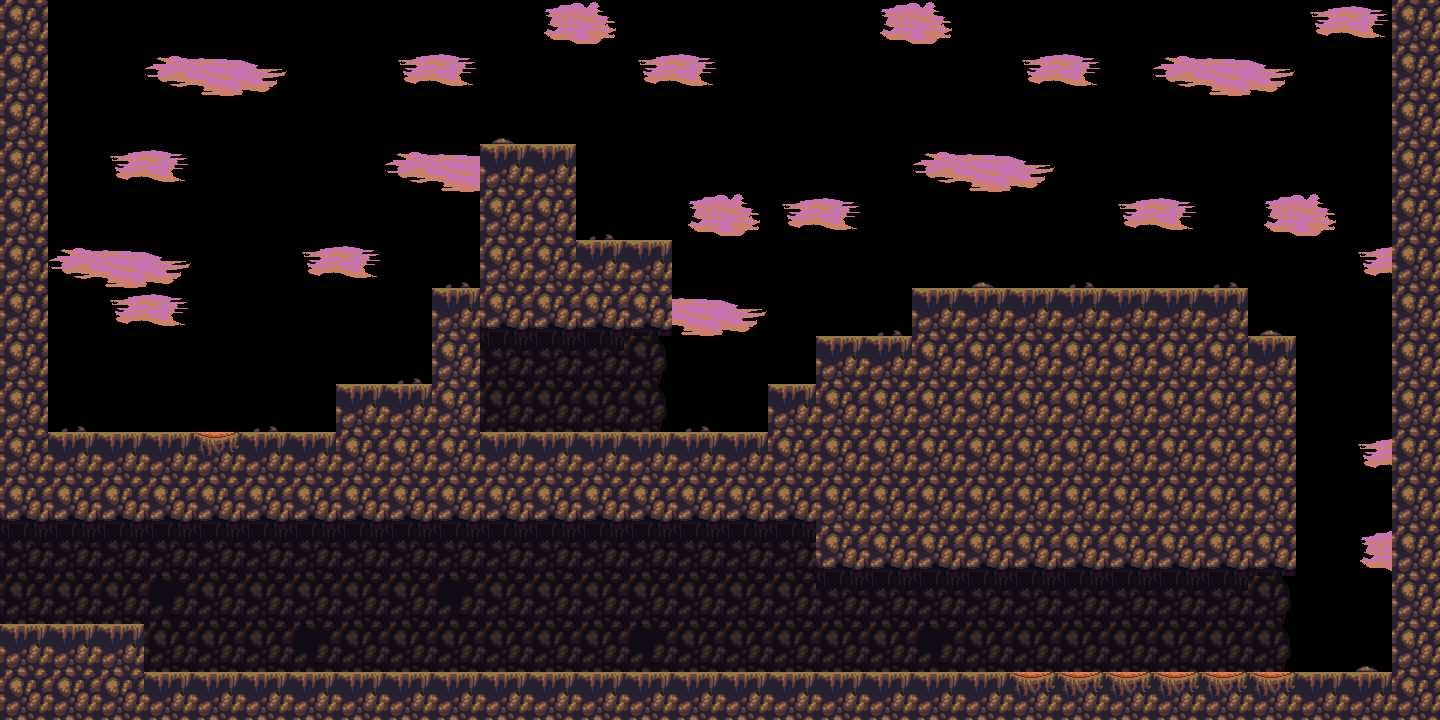

This is a level from a 2D game, rendered from its Tiled map with the project's own tilesets. A one-line summary and the complete map file follow:
An orthogonal 30x15 tile map with 48x48 px tiles, 2 tile layers (Background, Walls) and 10 objects (7x up, right, screen2, squid).

<map version="1.0" orientation="orthogonal" width="30" height="15" tilewidth="48" tileheight="48">
 <tileset firstgid="1" name="tiles" tilewidth="48" tileheight="48">
  <image source="../graphics/tiles.png" width="480" height="480" />
 </tileset>
 <layer name="Background" width="30" height="15">
  <data encoding="csv">
4,4,4,4,4,4,4,4,4,4,4,5,6,4,4,4,4,4,5,6,4,4,4,4,4,4,4,7,8,4,
4,4,4,14,15,16,4,4,7,8,4,4,4,7,8,4,4,4,4,4,4,7,8,4,14,15,16,4,4,4,
6,4,4,4,4,4,4,4,4,4,18,4,4,4,4,4,4,4,4,4,4,4,4,4,4,4,4,4,4,4,
4,4,7,8,4,4,4,4,14,15,16,4,4,4,4,4,4,4,4,14,15,16,4,4,4,4,4,4,4,4,
4,4,4,4,4,4,4,4,4,4,4,4,17,4,5,6,7,8,4,4,4,4,4,7,8,4,5,6,4,4,
4,14,15,16,4,4,7,8,4,17,4,4,4,4,4,4,4,4,4,4,18,4,17,4,4,17,4,4,7,8,
4,4,7,8,4,4,4,4,4,5,6,4,4,14,15,16,4,4,17,4,4,4,4,4,4,4,18,4,4,4,
4,4,4,4,4,4,4,4,17,4,23,23,23,25,4,4,4,4,4,4,4,4,4,4,4,4,4,4,4,4,
4,17,4,4,4,17,4,4,4,4,12,12,12,25,17,4,4,4,4,4,4,4,4,4,4,4,4,4,4,4,
4,4,4,4,4,4,4,4,4,4,4,4,4,4,4,4,4,4,4,4,4,4,4,4,4,4,4,4,7,8,
4,4,4,4,4,4,4,4,4,4,4,4,4,4,4,4,4,4,4,4,4,4,4,4,4,4,4,4,4,4,
23,23,23,23,23,23,23,23,23,23,23,23,23,23,23,23,23,4,4,4,4,4,4,4,4,4,4,4,5,6,
12,12,12,22,12,12,12,12,12,22,12,12,12,12,12,12,12,23,23,23,23,23,23,23,23,23,25,4,4,4,
4,4,4,12,12,12,22,12,12,12,12,12,12,22,12,12,12,12,12,22,12,12,12,12,12,12,25,4,18,4,
4,4,4,4,4,4,4,4,4,4,4,4,4,4,4,4,4,4,4,4,4,4,4,4,4,4,4,4,4,4
</data>
 </layer>
 <layer name="Walls" width="30" height="15">
  <data encoding="csv">
2,0,0,0,0,0,0,0,0,0,0,0,0,0,0,0,0,0,0,0,0,0,0,0,0,0,0,0,0,2,
2,0,0,0,0,0,0,0,0,0,0,0,0,0,0,0,0,0,0,0,0,0,0,0,0,0,0,0,0,2,
2,0,0,0,0,0,0,0,0,0,0,0,0,0,0,0,0,0,0,0,0,0,0,0,0,0,0,0,0,2,
2,0,0,0,0,0,0,0,0,0,3,3,0,0,0,0,0,0,0,0,0,0,0,0,0,0,0,0,0,2,
2,0,0,0,0,0,0,0,0,0,2,2,0,0,0,0,0,0,0,0,0,0,0,0,0,0,0,0,0,2,
2,0,0,0,0,0,0,0,0,0,2,2,3,3,0,0,0,0,0,0,0,0,0,0,0,0,0,0,0,2,
2,0,0,0,0,0,0,0,0,3,13,13,13,13,0,0,0,0,0,3,3,3,3,3,3,3,0,0,0,2,
2,0,0,0,0,0,0,0,0,2,0,0,0,0,0,0,0,3,3,2,2,2,2,2,2,2,3,0,0,2,
2,0,0,0,0,0,0,3,3,2,0,0,0,0,0,0,3,2,2,2,2,2,2,2,2,2,2,0,0,2,
2,3,3,3,11,3,3,2,2,2,3,3,3,3,3,3,2,2,2,2,2,2,2,2,2,2,2,0,0,2,
13,13,13,13,13,13,13,13,13,13,13,13,13,13,13,13,13,2,2,2,2,2,2,2,2,2,2,0,0,2,
0,0,0,0,0,0,0,0,0,0,0,0,0,0,0,0,0,13,13,13,13,13,13,13,13,13,13,0,0,2,
0,0,0,0,0,0,0,0,0,0,0,0,0,0,0,0,0,0,0,0,0,0,0,0,0,0,0,0,0,2,
3,3,3,0,0,0,0,0,0,0,0,0,0,0,0,0,0,0,0,0,0,0,0,0,0,0,0,0,0,2,
2,2,2,3,3,3,3,3,3,3,3,3,3,3,3,3,3,3,3,3,3,11,11,11,11,11,11,3,3,2
</data>
 </layer>
 <objectgroup name="Objects" width="30" height="15">
  <object name="start" type="right" x="96" y="360" width="36" height="72" />
  <object name="fireball" type="up" x="1008" y="672" width="48" height="48">
   <properties>
    <property name="offset" value="0" />
    <property name="timer" value="3000" />
   </properties>
  </object>
  <object name="fireball" type="up" x="192" y="432" width="48" height="48">
   <properties>
    <property name="offset" value="0" />
    <property name="timer" value="4000" />
   </properties>
  </object>
  <object name="fireball" type="up" x="1056" y="672" width="48" height="48">
   <properties>
    <property name="offset" value="100" />
    <property name="timer" value="3000" />
   </properties>
  </object>
  <object name="fireball" type="up" x="1104" y="672" width="48" height="48">
   <properties>
    <property name="offset" value="200" />
    <property name="timer" value="3000" />
   </properties>
  </object>
  <object name="fireball" type="up" x="1152" y="672" width="48" height="48">
   <properties>
    <property name="offset" value="300" />
    <property name="timer" value="3000" />
   </properties>
  </object>
  <object name="fireball" type="up" x="1200" y="672" width="48" height="48">
   <properties>
    <property name="offset" value="400" />
    <property name="timer" value="3000" />
   </properties>
  </object>
  <object name="fireball" type="up" x="1248" y="672" width="48" height="48">
   <properties>
    <property name="offset" value="500" />
    <property name="timer" value="3000" />
   </properties>
  </object>
  <object name="exit" type="screen2" x="0" y="528" width="48" height="96" />
  <object name="squid" x="576" y="384" width="48" height="48" />
 </objectgroup>
</map>
